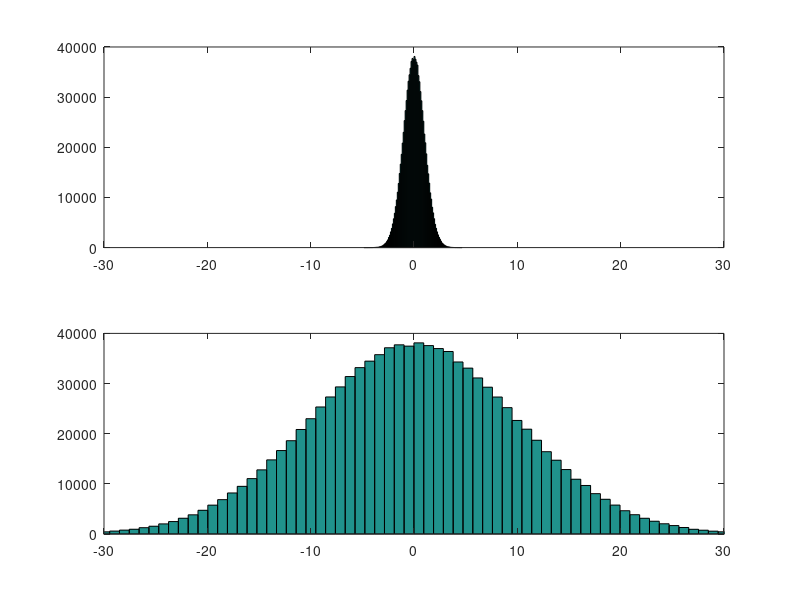

This figure's MATLAB source:
x = randn(1, 1000000);
hist(x, 100); hold on;
mean(x)

x_cor = xcorr(x);
plot(x_cor)

hist(x, 100);
r = x + 5;
hist(r, 100);

n = x*10;

% variancia : var
% desvio padrao : std
subplot(211)
hist(x, 100) % varianca = 1
xlim([-30 30])
subplot(212)
hist(n, 100) % varianca = 100
xlim([-30 30])
